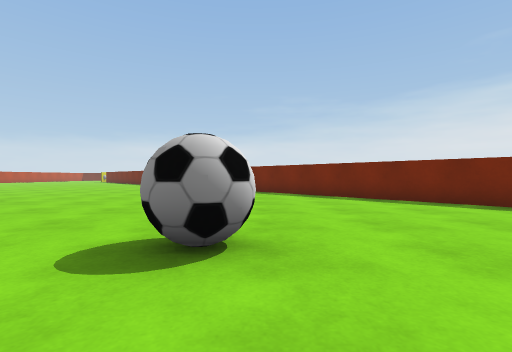
view 1 (above)

16 first-person views from a walk through a Unity game level. The camera is 0.62 m above the floor, looks level and sees 85° across. The floor is counted in squares, 1 m on a side. Each view is taken from the middle of a square. On the plan, view 1 faces up. The plan holds only what a view shows up to about 9 squares ahead; the rest is blank. The place goes on beyond the plan. Some surface patterns are stand-ins.

view 2
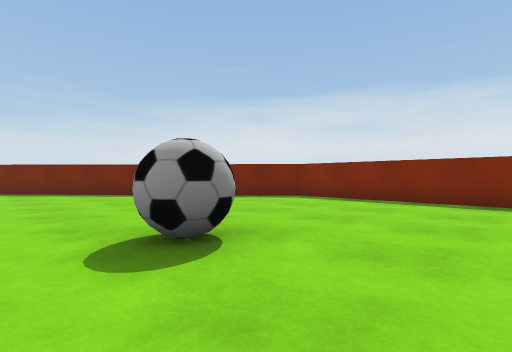

view 3
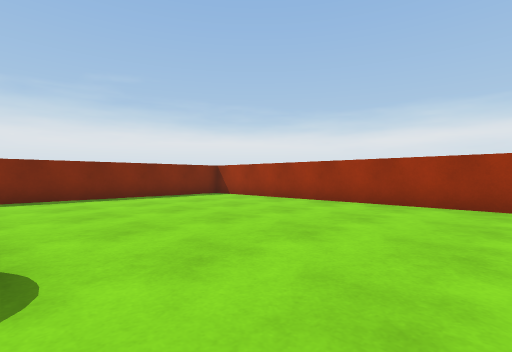

view 4
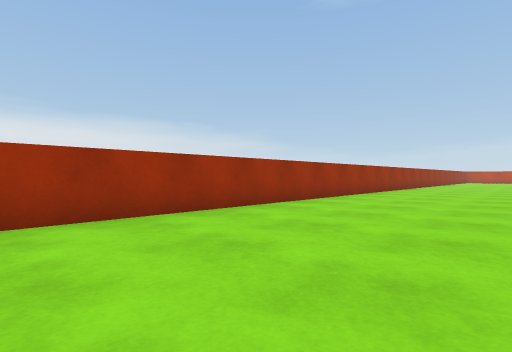

view 5
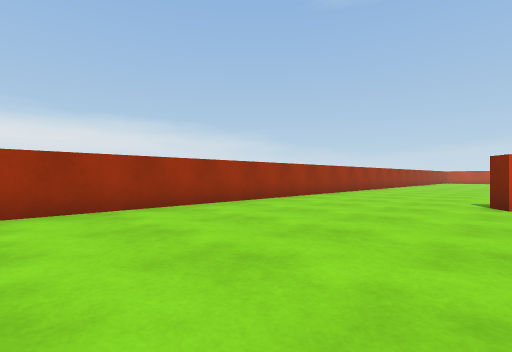

view 6
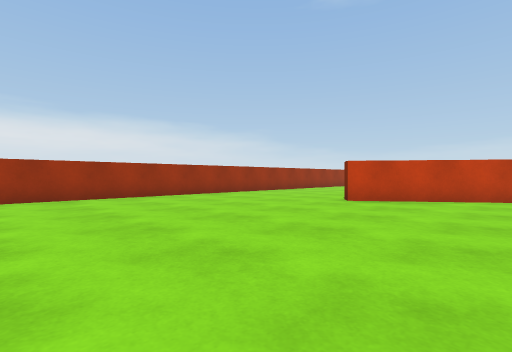

view 7
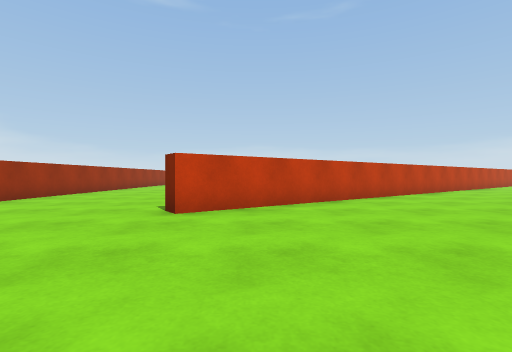

view 8
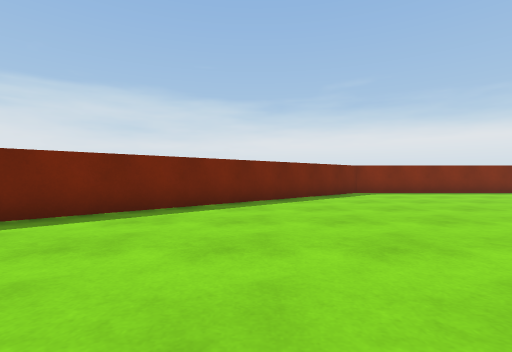

view 9
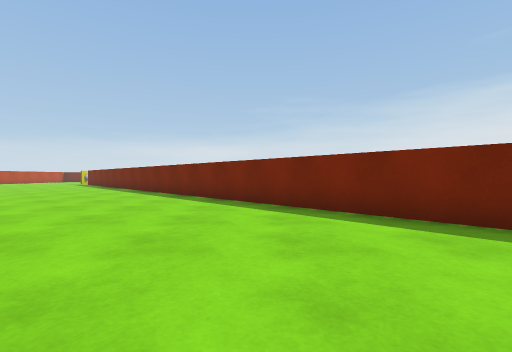

view 10
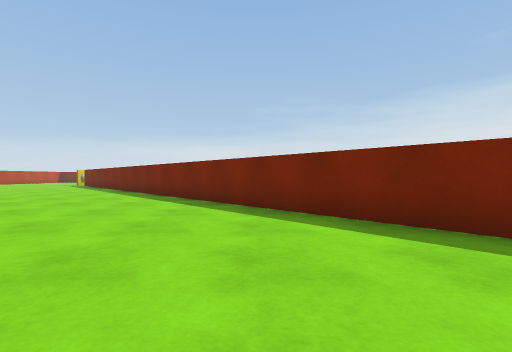

view 11
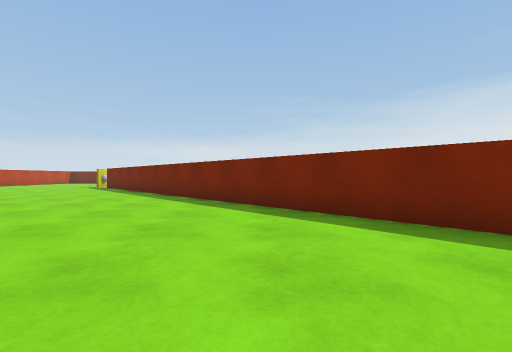

view 12
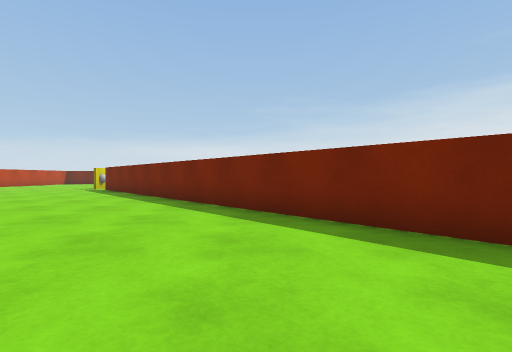

view 13
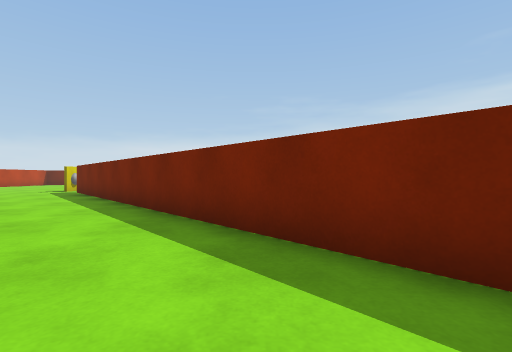

view 14
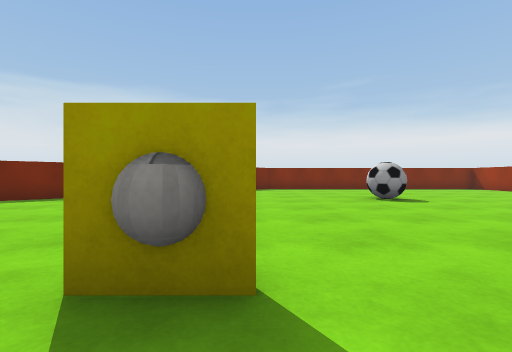

view 15
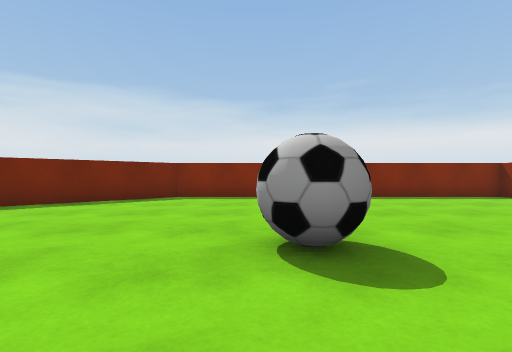

view 16
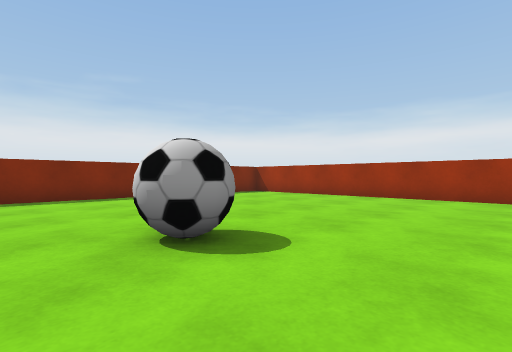

### Floor plan
Points are (right, up) in squares from view 1. A wall is a line through its corners. A room is listed if a view was taken in it or the views show most of it. See-through windows are left out.
Room 1 (views 1, 2, 3, 4, 5, 6, 7, 8, 9, 10, 11, 12, 13, 14, 15, 16)
walls: (-13.5, 4.7) (-10.6, 0.7) (-11, 0.4); (-13.5, -4.2) (5.2, -4.2) (5.2, 5.3) (-13.4, 26)
objects: other object (-6, 6); ball (-1, 2) to (0, 3)

Where each view was taken, in squares from view 1:
view 1: 0 up, 0 right, facing up
view 2: 0 up, 2 left, facing up-right
view 3: 2 up, 3 left, facing down-right
view 4: 0 up, 1 left, facing down-left
view 5: 1 up, 4 left, facing down-left
view 6: 4 up, 4 left, facing down-left
view 7: 2 up, 6 left, facing left
view 8: 9 up, 5 left, facing right
view 9: 8 up, 3 left, facing up
view 10: 10 up, 4 left, facing up
view 11: 13 up, 7 left, facing up
view 12: 15 up, 8 left, facing up
view 13: 17 up, 8 left, facing up
view 14: 6 up, 8 left, facing right
view 15: 3 up, 3 left, facing right
view 16: 4 up, 3 left, facing down-right
